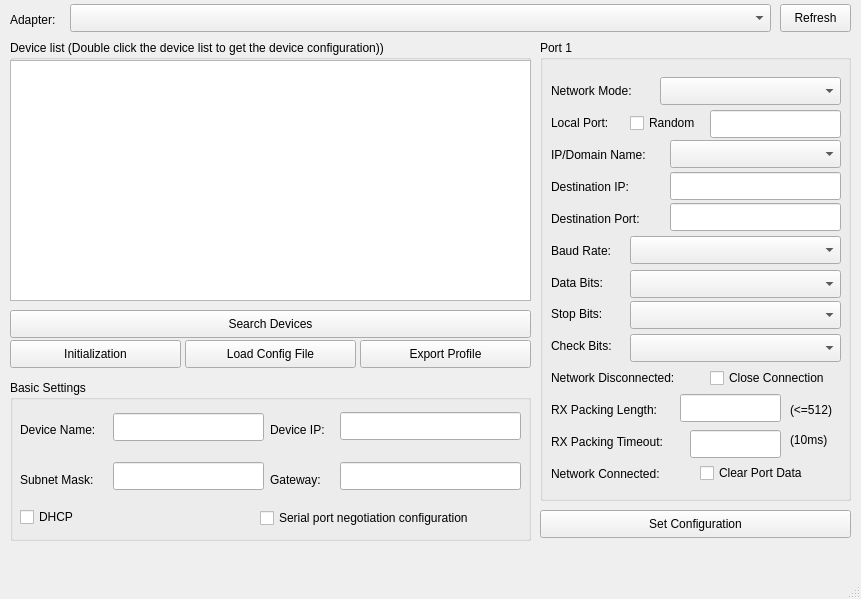
<?xml version="1.0" encoding="UTF-8"?>
<ui version="4.0">
 <class>MainWindow</class>
 <widget class="QMainWindow" name="MainWindow">
  <property name="geometry">
   <rect>
    <x>0</x>
    <y>0</y>
    <width>861</width>
    <height>599</height>
   </rect>
  </property>
  <property name="windowTitle">
   <string>CF815 Linux Demo</string>
  </property>
  <widget class="QWidget" name="centralwidget">
   <widget class="QLabel" name="label">
    <property name="geometry">
     <rect>
      <x>10</x>
      <y>10</y>
      <width>63</width>
      <height>20</height>
     </rect>
    </property>
    <property name="text">
     <string>Adapter:</string>
    </property>
   </widget>
   <widget class="QComboBox" name="cmbAdapters">
    <property name="geometry">
     <rect>
      <x>70</x>
      <y>4</y>
      <width>701</width>
      <height>28</height>
     </rect>
    </property>
   </widget>
   <widget class="QPushButton" name="btnRefresh">
    <property name="geometry">
     <rect>
      <x>780</x>
      <y>4</y>
      <width>71</width>
      <height>28</height>
     </rect>
    </property>
    <property name="text">
     <string>Refresh</string>
    </property>
   </widget>
   <widget class="QGroupBox" name="groupBox">
    <property name="geometry">
     <rect>
      <x>10</x>
      <y>40</y>
      <width>521</width>
      <height>261</height>
     </rect>
    </property>
    <property name="title">
     <string>Device list (Double click the device list to get the device configuration))</string>
    </property>
    <widget class="QTableView" name="dtDevices">
     <property name="geometry">
      <rect>
       <x>0</x>
       <y>20</y>
       <width>521</width>
       <height>241</height>
      </rect>
     </property>
    </widget>
   </widget>
   <widget class="QPushButton" name="btnSearch">
    <property name="geometry">
     <rect>
      <x>10</x>
      <y>310</y>
      <width>521</width>
      <height>28</height>
     </rect>
    </property>
    <property name="text">
     <string>Search Devices</string>
    </property>
   </widget>
   <widget class="QGroupBox" name="groupBox_2">
    <property name="geometry">
     <rect>
      <x>10</x>
      <y>380</y>
      <width>521</width>
      <height>161</height>
     </rect>
    </property>
    <property name="title">
     <string>Basic Settings</string>
    </property>
    <widget class="QLabel" name="label_2">
     <property name="geometry">
      <rect>
       <x>10</x>
       <y>40</y>
       <width>101</width>
       <height>20</height>
      </rect>
     </property>
     <property name="text">
      <string>Device Name:</string>
     </property>
    </widget>
    <widget class="QLabel" name="label_3">
     <property name="geometry">
      <rect>
       <x>260</x>
       <y>40</y>
       <width>71</width>
       <height>20</height>
      </rect>
     </property>
     <property name="text">
      <string>Device IP:</string>
     </property>
    </widget>
    <widget class="QLineEdit" name="txtIP">
     <property name="geometry">
      <rect>
       <x>330</x>
       <y>32</y>
       <width>181</width>
       <height>28</height>
      </rect>
     </property>
     <property name="inputMask">
      <string/>
     </property>
     <property name="alignment">
      <set>Qt::AlignLeading|Qt::AlignLeft|Qt::AlignVCenter</set>
     </property>
    </widget>
    <widget class="QLineEdit" name="txtDeviceName">
     <property name="geometry">
      <rect>
       <x>103</x>
       <y>33</y>
       <width>151</width>
       <height>28</height>
      </rect>
     </property>
    </widget>
    <widget class="QLabel" name="label_4">
     <property name="geometry">
      <rect>
       <x>10</x>
       <y>90</y>
       <width>91</width>
       <height>20</height>
      </rect>
     </property>
     <property name="text">
      <string>Subnet Mask:</string>
     </property>
    </widget>
    <widget class="QLabel" name="label_5">
     <property name="geometry">
      <rect>
       <x>260</x>
       <y>90</y>
       <width>71</width>
       <height>20</height>
      </rect>
     </property>
     <property name="text">
      <string>Gateway:</string>
     </property>
    </widget>
    <widget class="QLineEdit" name="txtGateway">
     <property name="geometry">
      <rect>
       <x>330</x>
       <y>82</y>
       <width>181</width>
       <height>28</height>
      </rect>
     </property>
    </widget>
    <widget class="QLineEdit" name="txtSubnetMask">
     <property name="geometry">
      <rect>
       <x>103</x>
       <y>82</y>
       <width>151</width>
       <height>28</height>
      </rect>
     </property>
    </widget>
    <widget class="QCheckBox" name="ckbDHCP">
     <property name="geometry">
      <rect>
       <x>10</x>
       <y>124</y>
       <width>91</width>
       <height>26</height>
      </rect>
     </property>
     <property name="text">
      <string>DHCP</string>
     </property>
    </widget>
    <widget class="QCheckBox" name="ckbSerialPortConfig">
     <property name="geometry">
      <rect>
       <x>250</x>
       <y>125</y>
       <width>261</width>
       <height>26</height>
      </rect>
     </property>
     <property name="text">
      <string>Serial port negotiation configuration</string>
     </property>
    </widget>
   </widget>
   <widget class="QPushButton" name="btnInitialization">
    <property name="geometry">
     <rect>
      <x>10</x>
      <y>340</y>
      <width>171</width>
      <height>28</height>
     </rect>
    </property>
    <property name="text">
     <string>Initialization</string>
    </property>
   </widget>
   <widget class="QPushButton" name="pushButton_2">
    <property name="geometry">
     <rect>
      <x>185</x>
      <y>340</y>
      <width>171</width>
      <height>28</height>
     </rect>
    </property>
    <property name="text">
     <string>Load Config File</string>
    </property>
   </widget>
   <widget class="QPushButton" name="pushButton_3">
    <property name="geometry">
     <rect>
      <x>360</x>
      <y>340</y>
      <width>171</width>
      <height>28</height>
     </rect>
    </property>
    <property name="text">
     <string>Export Profile</string>
    </property>
   </widget>
   <widget class="QGroupBox" name="groupBox_3">
    <property name="geometry">
     <rect>
      <x>540</x>
      <y>40</y>
      <width>311</width>
      <height>461</height>
     </rect>
    </property>
    <property name="title">
     <string>Port 1</string>
    </property>
    <widget class="QLabel" name="label_6">
     <property name="geometry">
      <rect>
       <x>11</x>
       <y>41</y>
       <width>121</width>
       <height>20</height>
      </rect>
     </property>
     <property name="text">
      <string>Network Mode:</string>
     </property>
    </widget>
    <widget class="QLabel" name="label_7">
     <property name="geometry">
      <rect>
       <x>11</x>
       <y>73</y>
       <width>81</width>
       <height>20</height>
      </rect>
     </property>
     <property name="text">
      <string>Local Port:</string>
     </property>
    </widget>
    <widget class="QLabel" name="label_8">
     <property name="geometry">
      <rect>
       <x>11</x>
       <y>105</y>
       <width>121</width>
       <height>20</height>
      </rect>
     </property>
     <property name="text">
      <string>IP/Domain Name:</string>
     </property>
    </widget>
    <widget class="QLabel" name="label_9">
     <property name="geometry">
      <rect>
       <x>11</x>
       <y>137</y>
       <width>101</width>
       <height>20</height>
      </rect>
     </property>
     <property name="text">
      <string>Destination IP:</string>
     </property>
    </widget>
    <widget class="QLabel" name="label_10">
     <property name="geometry">
      <rect>
       <x>11</x>
       <y>169</y>
       <width>121</width>
       <height>20</height>
      </rect>
     </property>
     <property name="text">
      <string>Destination Port:</string>
     </property>
    </widget>
    <widget class="QLabel" name="label_11">
     <property name="geometry">
      <rect>
       <x>11</x>
       <y>201</y>
       <width>81</width>
       <height>20</height>
      </rect>
     </property>
     <property name="text">
      <string>Baud Rate:</string>
     </property>
    </widget>
    <widget class="QLabel" name="label_12">
     <property name="geometry">
      <rect>
       <x>11</x>
       <y>233</y>
       <width>71</width>
       <height>20</height>
      </rect>
     </property>
     <property name="text">
      <string>Data Bits:</string>
     </property>
    </widget>
    <widget class="QLabel" name="label_13">
     <property name="geometry">
      <rect>
       <x>11</x>
       <y>264</y>
       <width>81</width>
       <height>20</height>
      </rect>
     </property>
     <property name="text">
      <string>Stop Bits:</string>
     </property>
    </widget>
    <widget class="QLabel" name="label_14">
     <property name="geometry">
      <rect>
       <x>11</x>
       <y>296</y>
       <width>81</width>
       <height>20</height>
      </rect>
     </property>
     <property name="text">
      <string>Check Bits:</string>
     </property>
    </widget>
    <widget class="QLabel" name="label_15">
     <property name="geometry">
      <rect>
       <x>11</x>
       <y>328</y>
       <width>161</width>
       <height>20</height>
      </rect>
     </property>
     <property name="text">
      <string>Network Disconnected:</string>
     </property>
    </widget>
    <widget class="QLabel" name="label_16">
     <property name="geometry">
      <rect>
       <x>11</x>
       <y>360</y>
       <width>131</width>
       <height>20</height>
      </rect>
     </property>
     <property name="text">
      <string>RX Packing Length:</string>
     </property>
    </widget>
    <widget class="QLabel" name="label_17">
     <property name="geometry">
      <rect>
       <x>11</x>
       <y>392</y>
       <width>141</width>
       <height>20</height>
      </rect>
     </property>
     <property name="text">
      <string>RX Packing Timeout:</string>
     </property>
    </widget>
    <widget class="QLabel" name="label_18">
     <property name="geometry">
      <rect>
       <x>11</x>
       <y>424</y>
       <width>141</width>
       <height>20</height>
      </rect>
     </property>
     <property name="text">
      <string>Network Connected:</string>
     </property>
    </widget>
    <widget class="QCheckBox" name="ckbCLoseConnection">
     <property name="geometry">
      <rect>
       <x>170</x>
       <y>325</y>
       <width>141</width>
       <height>26</height>
      </rect>
     </property>
     <property name="text">
      <string>Close Connection</string>
     </property>
    </widget>
    <widget class="QCheckBox" name="ckbClearPortData">
     <property name="geometry">
      <rect>
       <x>160</x>
       <y>420</y>
       <width>141</width>
       <height>26</height>
      </rect>
     </property>
     <property name="text">
      <string>Clear Port Data</string>
     </property>
    </widget>
    <widget class="QLabel" name="label_19">
     <property name="geometry">
      <rect>
       <x>250</x>
       <y>390</y>
       <width>51</width>
       <height>20</height>
      </rect>
     </property>
     <property name="text">
      <string>(10ms)</string>
     </property>
    </widget>
    <widget class="QLabel" name="label_20">
     <property name="geometry">
      <rect>
       <x>250</x>
       <y>360</y>
       <width>61</width>
       <height>20</height>
      </rect>
     </property>
     <property name="text">
      <string>(&lt;=512)</string>
     </property>
    </widget>
    <widget class="QLineEdit" name="txtRXPackingTimeout">
     <property name="geometry">
      <rect>
       <x>150</x>
       <y>390</y>
       <width>91</width>
       <height>28</height>
      </rect>
     </property>
    </widget>
    <widget class="QLineEdit" name="txtRXPackingLength">
     <property name="geometry">
      <rect>
       <x>140</x>
       <y>354</y>
       <width>101</width>
       <height>28</height>
      </rect>
     </property>
    </widget>
    <widget class="QLineEdit" name="txtDestinationPort">
     <property name="geometry">
      <rect>
       <x>130</x>
       <y>163</y>
       <width>171</width>
       <height>28</height>
      </rect>
     </property>
    </widget>
    <widget class="QLineEdit" name="txtDestinationIP">
     <property name="geometry">
      <rect>
       <x>130</x>
       <y>132</y>
       <width>171</width>
       <height>28</height>
      </rect>
     </property>
    </widget>
    <widget class="QLineEdit" name="txtLocalPort">
     <property name="geometry">
      <rect>
       <x>170</x>
       <y>70</y>
       <width>131</width>
       <height>28</height>
      </rect>
     </property>
    </widget>
    <widget class="QCheckBox" name="ckbRandom">
     <property name="geometry">
      <rect>
       <x>90</x>
       <y>70</y>
       <width>81</width>
       <height>26</height>
      </rect>
     </property>
     <property name="text">
      <string>Random</string>
     </property>
    </widget>
    <widget class="QComboBox" name="cmbNetworkMode">
     <property name="geometry">
      <rect>
       <x>120</x>
       <y>37</y>
       <width>181</width>
       <height>28</height>
      </rect>
     </property>
    </widget>
    <widget class="QComboBox" name="cmbIPDomainName">
     <property name="geometry">
      <rect>
       <x>130</x>
       <y>100</y>
       <width>171</width>
       <height>28</height>
      </rect>
     </property>
    </widget>
    <widget class="QComboBox" name="cmbBaudRate">
     <property name="geometry">
      <rect>
       <x>90</x>
       <y>196</y>
       <width>211</width>
       <height>28</height>
      </rect>
     </property>
    </widget>
    <widget class="QComboBox" name="cmbDataBits">
     <property name="geometry">
      <rect>
       <x>90</x>
       <y>230</y>
       <width>211</width>
       <height>28</height>
      </rect>
     </property>
    </widget>
    <widget class="QComboBox" name="cmbStopBits">
     <property name="geometry">
      <rect>
       <x>90</x>
       <y>261</y>
       <width>211</width>
       <height>28</height>
      </rect>
     </property>
    </widget>
    <widget class="QComboBox" name="cmbCheckBits">
     <property name="geometry">
      <rect>
       <x>90</x>
       <y>294</y>
       <width>211</width>
       <height>28</height>
      </rect>
     </property>
    </widget>
   </widget>
   <widget class="QPushButton" name="btnSetConfig">
    <property name="geometry">
     <rect>
      <x>540</x>
      <y>510</y>
      <width>311</width>
      <height>28</height>
     </rect>
    </property>
    <property name="text">
     <string>Set Configuration</string>
    </property>
   </widget>
  </widget>
  <widget class="QMenuBar" name="menubar">
   <property name="geometry">
    <rect>
     <x>0</x>
     <y>0</y>
     <width>861</width>
     <height>25</height>
    </rect>
   </property>
  </widget>
  <widget class="QStatusBar" name="statusbar"/>
 </widget>
 <resources/>
 <connections/>
</ui>
